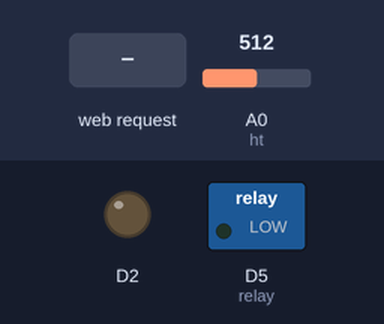
The sketch below on a simulated ESP8266 (NodeMCU). Shown: switched loads named in the sketch (green lamp = pin HIGH), output pins drawn as LEDs (lit = HIGH). Inputs (shaded band) come from the test bench; at power-on: A0 (ht) = 512. WiFi joins after 1.5 s; servers stay silent unless stated; what the sketch prints to the serial monitor is not drawn.

Above: at 7.7 s.
7.8 s: HTTP request GET /ON1 received
At 8.1 s:
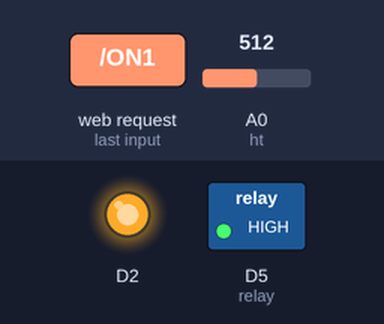
9.3 s: HTTP request GET /OFF1 received
At 10.4 s:
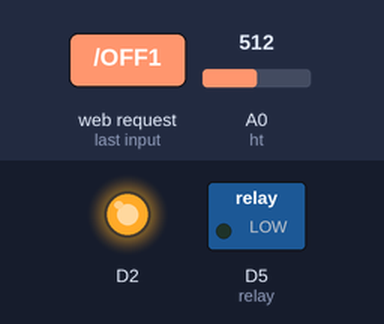
Timing chart, 0 to 12.3 s (numbered marks = the images above; inputs shaded):
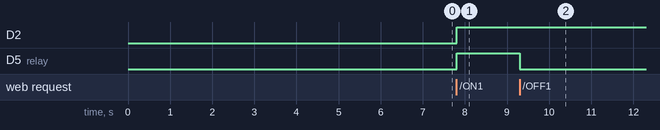

Measured:
- after the input at 7.8 s, D2, D5 (relay): LOW → HIGH at once
- after the input at 9.3 s, D5 (relay): HIGH → LOW at once

The sketch:

relay_control_on_temprature.ino
```cpp
#include <ESP8266WiFi.h>
#include<WiFiClient.h>
#include<ESP8266WebServer.h>

const char ssid[20] = "team__68";
const char password[20] = "qwertyuiop";
int ht = A0;
int relay = D5;

WiFiServer server(80);

void setup() {
    Serial.begin(115200);
     //baud rate for serial monitor
    pinMode(ht, INPUT);
    pinMode(D2, OUTPUT);
    pinMode(D5, OUTPUT);
    digitalWrite(relay,LOW);
    delay(5000);

    Serial.println("");
    Serial.println("Server-------------------------------");
    Serial.print("Configuring access point");
    //WiFi.mode(WIFI_AP);
    //WiFi.softAP(ssid, password);
    WiFi.begin(ssid, password);
    while(WiFi.status()!=WL_CONNECTED)
    {
      Serial.print(".");
      delay(100);
    }
    Serial.println("");
    server.begin();
    Serial.print("Hotspot Created : ");
    //Serial.println(WiFi.softAPIP());
    Serial.print("http://");
    Serial.println(WiFi.localIP());
    Serial.println("/");
  // Start the server

    Serial.println("Server started");
    Serial.println("-------------------------------------");
    Serial.println("");
}
void loop() {
// Check if a client has connected
    WiFiClient client = server.available();
    if (!client) {
      return;
    }
// Wait until the client sends some data
    Serial.println("new client");
    while(!client.available()){
      delay(1);
    }
// Match the request
    float value = analogRead(ht);
    float temp1 = (value/1024.0)*5000;
    float temperature = temp1/10;

    String request = client.readStringUntil('\r');
    Serial.println(request);
    client.flush();
    int values = LOW;
    if (request.indexOf("/ON1") != -1) {
      digitalWrite(relay, HIGH);
      values = HIGH;
    }
    if (request.indexOf("/OFF1") != -1) {
      digitalWrite(relay, LOW);
      values = LOW;
    }


    client.println("HTTP/1.1 200 OK");
    client.println("Content-Type: text/html");
    client.println(""); // do not forget this one
    client.println("<!DOCTYPE HTML>");
    client.println("<html>");
    client.print("Temperature is: ");
    client.println("<br><br>");
    client.println(temperature);


    client.print("Relay is now: ");
    if(values == HIGH) {
    client.print("On");
    } else {
    client.print("Off");
    }
    client.println("<br><br>");
    client.println("<a href=\"/ON1\"\"><button>On </button></a>");
    client.println("<a href=\"/OFF1\"\"><button>Off </button></a><br />");
    client.println("</html>");


    client.println("</html>");
    delay(1);

    if(temperature >  18 )
    {
    Serial.println(temperature);
    digitalWrite(D2,HIGH);
    }
    else if(temperature <= 18)
    {
    Serial.println(temperature);
    digitalWrite(D2,LOW);
    }


    Serial.println("Client disonnected");
    Serial.println("");
}
```
